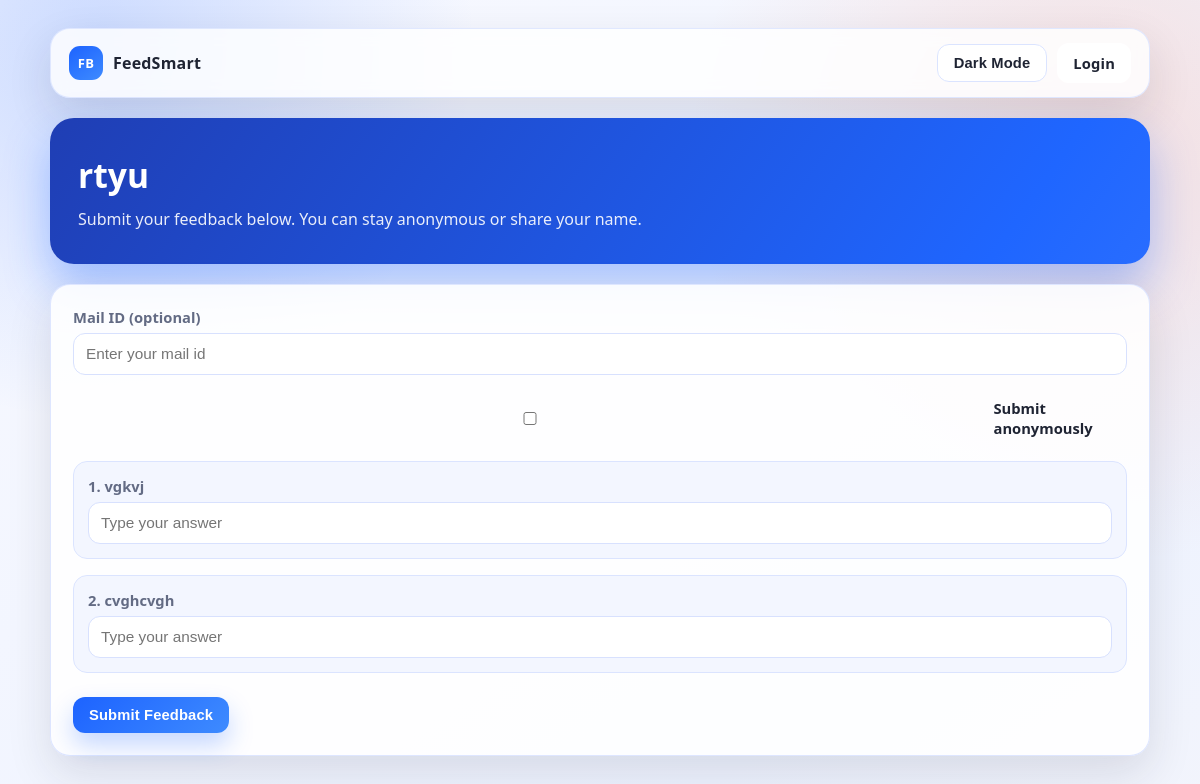
/respond/1, run on the app's committed database.
### models.py (models this page shows)
class Form(db.Model):
    id = db.Column(db.Integer, primary_key=True)
    title = db.Column(db.String(200), nullable=False)
    user_id = db.Column(db.Integer, db.ForeignKey('user.id'))
    closing_at = db.Column(DateTime, nullable=True)

class Question(db.Model):
    id = db.Column(db.Integer, primary_key=True)
    form_id = db.Column(db.Integer, db.ForeignKey('form.id'))
    text = db.Column(db.String(300))
    qtype = db.Column(db.String(50))
    options = db.Column(db.String(500))

### app.py (the view, shortened to what this page needs)
@app.route('/respond/<int:form_id>', methods=['GET', 'POST'])
def public_form(form_id):
    form = Form.query.get_or_404(form_id)
    questions = Question.query.filter_by(form_id=form_id).all()
    closed = is_form_closed(form)
    return render_template(
        'fill_form.html',
        form=form,
        questions=questions,
        public_mode=True,
        share_url=None,
        is_closed=closed,
    )

### app.py (called while the page is built)
def is_form_closed(form):
    return bool(form.closing_at and datetime.utcnow() > form.closing_at)

@app.context_processor
def inject_user():
    return {'current_username': session.get('username')}

### templates/fill_form.html (shortened to what this page needs)
<!DOCTYPE html>
<html>
<head>
    <link rel="stylesheet" href="/static/style.css">
</head>
<body>
    <main class="page">
        <header class="topbar reveal">
            <a class="brand" href="{{ '/home' if current_username else '/' }}">
                <span class="brand-badge">FB</span>
                <span>FeedSmart</span>
            </a>
            <nav class="nav-links">
                <button type="button" class="btn btn-secondary theme-toggle" onclick="toggleTheme()">Theme</button>
                {% if public_mode %}
                    {% if current_username %}
                        <a href="/home" class="btn-link btn btn-secondary">Dashboard</a>
                        <a href="/logout" class="btn-link btn btn-secondary">Logout</a>
                    {% else %}
                        <a href="/login" class="btn-link btn btn-secondary">Login</a>
                    {% endif %}
                {% else %}
                    <a href="/home" class="btn-link btn btn-secondary">Home</a>
                    <a href="/summary/{{ form.id }}" class="btn-link btn btn-accent">Summary</a>
                    <a href="/logout" class="btn-link btn btn-secondary">Logout</a>
                {% endif %}
            </nav>
        </header>
        <section class="hero reveal delay-1">
            <h2>{{ form.title }}</h2>
            <p>
                {% if public_mode %}
                    Submit your feedback below. You can stay anonymous or share your name.
                {% else %}
                    Owner preview mode. This is how the public response form looks.
                {% endif %}
            </p>
        </section>
        <section class="section reveal delay-2">
            <form method="post" class="form-shell">
                <div class="field">
                    <label for="username">Mail ID (optional)</label>
                    <input id="username" name="username" placeholder="Enter your mail id " {% if is_closed %}disabled{% endif %}>
                </div>
                <label class="option-row">
                    <input type="checkbox" name="anonymous" {% if is_closed %}disabled{% endif %}>
                    <span>Submit anonymously</span>
                </label>
                {% for q in questions %}
                <div class="question-card reveal delay-3">
                    <div class="field">
                        <label>{{ loop.index }}. {{ q.text }}</label>
                        {% if q.qtype == 'text' %}
                            <input name="q_{{ q.id }}" placeholder="Type your answer" {% if is_closed %}disabled{% endif %}>
                        {% elif q.qtype == 'longtext' %}
                            <textarea name="q_{{ q.id }}" rows="4" placeholder="Type your detailed answer" {% if is_closed %}disabled{% endif %}></textarea>
                        {% endif %}
                    </div>
                </div>
                {% endfor %}
                <div class="actions">
                    <button type="submit" class="btn btn-primary" {% if is_closed %}disabled{% endif %}>Submit Feedback</button>
                </div>
            </form>
        </section>
    </main>
</body>
</html>

### static/style.css (style rules this page uses)
:root { --bg: #f7f8ff; --surface: #ffffff; --surface-soft: #f3f6ff; --text: #1f2433; --muted: #636b84; --primary: #1d63ff; --primary-2: #3e8bff; --accent: #ff7c57; --border: #dbe4ff; --shadow: 0 18px 45px rgba(31, 36, 51, 0.12); --radius-lg: 20px; --radius-md: 14px; }
* { box-sizing: border-box; }
body { margin: 0; min-height: 100vh; font-family: "Segoe UI", "Trebuchet MS", Arial, sans-serif; color: var(--text); background: radial-gradient(circle at 8% 5%, rgba(29, 99, 255, 0.2), transparent 28%), radial-gradient(circle at 92% 18%, rgba(255, 124, 87, 0.18), transparent 32%), linear-gradient(145deg, #f8f9ff 0%, #eef3ff 45%, #fff8f3 100%); background-size: 100% 100%, 100% 100%, 170% 170%; animation: bgDrift 18s ease-in-out infinite; transition: background 0.4s ease, color 0.3s ease; }
.page { width: min(1100px, 92vw); margin: 28px auto 44px; }
.topbar { display: flex; align-items: center; justify-content: space-between; gap: 14px; background: color-mix(in srgb, var(--surface) 82%, transparent); backdrop-filter: blur(8px); border: 1px solid color-mix(in srgb, var(--border) 85%, transparent); border-radius: var(--radius-lg); box-shadow: var(--shadow); padding: 14px 18px; }
.brand { display: flex; align-items: center; gap: 10px; font-weight: 800; color: var(--text); text-decoration: none; letter-spacing: 0.2px; }
.brand-badge { width: 34px; height: 34px; border-radius: 11px; background: linear-gradient(145deg, var(--primary), var(--primary-2)); color: #fff; display: grid; place-items: center; font-size: 13px; font-weight: 900; }
.nav-links { display: flex; gap: 10px; flex-wrap: wrap; align-items: center; }
.hero { margin-top: 20px; background: linear-gradient(125deg, #1f3eb4 0%, #1f66ff 48%, #5e93ff 100%); background-size: 180% 180%; color: #fff; border-radius: 24px; padding: 34px 28px; box-shadow: 0 22px 45px rgba(29, 99, 255, 0.35); animation: gradientShift 11s ease-in-out infinite; }
.hero h1, .hero h2 { margin: 0; font-size: clamp(1.7rem, 2.8vw, 2.5rem); }
.hero p { margin: 10px 0 0; color: rgba(255, 255, 255, 0.9); max-width: 760px; }
.section { margin-top: 20px; background: color-mix(in srgb, var(--surface) 88%, transparent); border: 1px solid color-mix(in srgb, var(--border) 90%, transparent); border-radius: var(--radius-lg); box-shadow: var(--shadow); padding: 22px; }
.form-shell { display: grid; gap: 16px; }
.field { display: flex; flex-direction: column; gap: 6px; }
label { font-size: 0.92rem; color: var(--muted); font-weight: 600; }
input, select, textarea { width: 100%; border: 1px solid color-mix(in srgb, var(--border) 88%, #bfcaf3); background: var(--surface); border-radius: 12px; padding: 11px 12px; font-size: 0.96rem; color: var(--text); transition: border-color 0.2s ease, box-shadow 0.2s ease, background 0.3s ease; }
.question-card { border: 1px solid var(--border); border-radius: 14px; background: var(--surface-soft); padding: 14px; transition: transform 0.25s ease, box-shadow 0.25s ease; animation: floatCard 4.5s ease-in-out infinite; }
.option-row { display: flex; align-items: center; gap: 8px; margin: 7px 0; color: var(--text); }
.actions { display: flex; flex-wrap: wrap; gap: 10px; margin-top: 8px; }
.btn, button, a.btn-link { border: 0; border-radius: 12px; padding: 10px 16px; font-weight: 700; font-size: 0.92rem; letter-spacing: 0.15px; text-decoration: none; cursor: pointer; transition: transform 0.15s ease, box-shadow 0.2s ease, background 0.2s ease; }
.btn-primary, button[type="submit"] { color: #fff; background: linear-gradient(135deg, var(--primary) 0%, var(--primary-2) 100%); box-shadow: 0 12px 24px rgba(29, 99, 255, 0.25); }
.btn-secondary { color: var(--text); background: var(--surface); border: 1px solid var(--border); }
.theme-toggle { min-width: 100px; }
.reveal { opacity: 0; transform: translateY(18px); animation: riseIn 0.65s ease forwards; }
.delay-1 { animation-delay: 0.08s; }
.delay-2 { animation-delay: 0.16s; }
.delay-3 { animation-delay: 0.24s; }

### data on the page
Form: title "rtyu"
Question: text "vgkvj"
Question: text "cvghcvgh"
